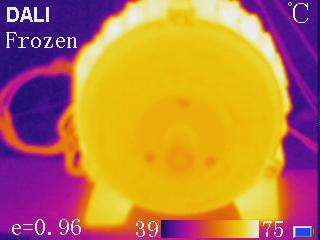
#> input picture dataset/healthy/h1.jpg, 320 x 240 px; its folder holds only this picture in this run
$ python train_model.py
#> lines starting #> are read from the running program, lines starting #| are printed output that depends on the picture
import cv2
import numpy as np
import os
import joblib

from sklearn.model_selection import train_test_split
from sklearn.svm import SVC
from sklearn.metrics import accuracy_score

# ---------------------------------
# DATASET CLASSES
# ---------------------------------

classes = {

    "healthy": 0,

    "old_used": 1,

    "iron_scrap": 2,

    "ball_defect": 3
}

# ---------------------------------
# STORAGE
# ---------------------------------

X = []
y = []

# ---------------------------------
# LOAD IMAGES
# ---------------------------------

def load_images(folder, label):

#> called with folder = 'dataset/healthy', label = 0
    if not os.path.exists(folder):

        print(f"Folder not found: {folder}")
        return

    files = os.listdir(folder)

    print(f"\nLoading from: {folder}")

    for file in files:

        if file.lower().endswith(
            (".jpg", ".jpeg", ".png")
        ):

            path = os.path.join(
                folder,
                file
            )

            print(f"Reading: {path}")

            img = cv2.imread(path)
#> img is the input picture: shape (240, 320, 3); mean B, G, R 74.4, 124.1, 186.6

            if img is None:

                print(f"Could not read: {path}")
                continue

            # Resize
            img = cv2.resize(
                img,
                (128,128)
            )
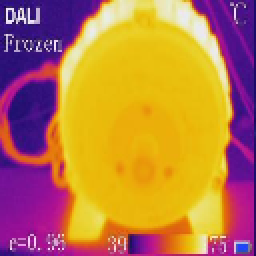
#> img: shape (128, 128, 3) (shown 2 times larger); mean B, G, R 74.3, 123.9, 186.4

            # Grayscale
            gray = cv2.cvtColor(
                img,
                cv2.COLOR_BGR2GRAY
            )
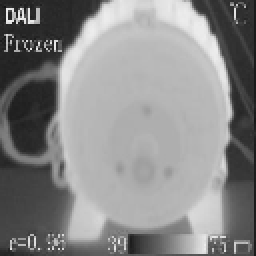
#> gray: shape (128, 128) (shown 2 times larger); min 19, max 239, mean 137

            # Edge detection
            edges = cv2.Canny(
                gray,
                100,
                200
            )
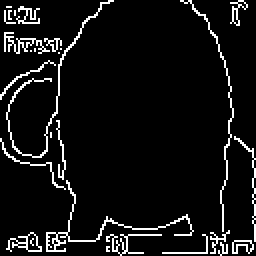
#> edges: shape (128, 128) (shown 2 times larger); 7.1% white in thin lines or dots

            # Flatten
            feature = edges.flatten()
#> feature = 16384 values, max 255 at index 54, min 0 at index 0, mean 18.18

            X.append(feature)

            y.append(label)

# ---------------------------------
# LOAD ALL CLASSES
# ---------------------------------

for class_name, label in classes.items():

    folder_path = os.path.join(
        "dataset",
        class_name
    )

    load_images(
        folder_path,
        label
    )

# ---------------------------------
# NUMPY ARRAYS
# ---------------------------------

X = np.array(X)
y = np.array(y)

# ---------------------------------
# SPLIT DATA
# ---------------------------------

#> (the run stopped early here; a loop or call above may not have finished)
